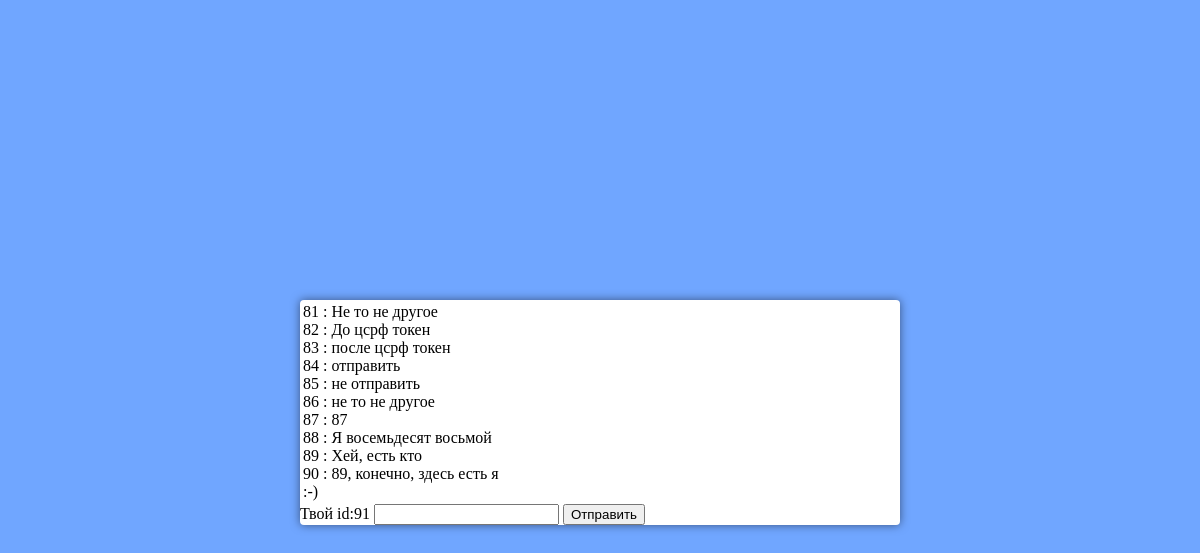
Before: / with the older database file.
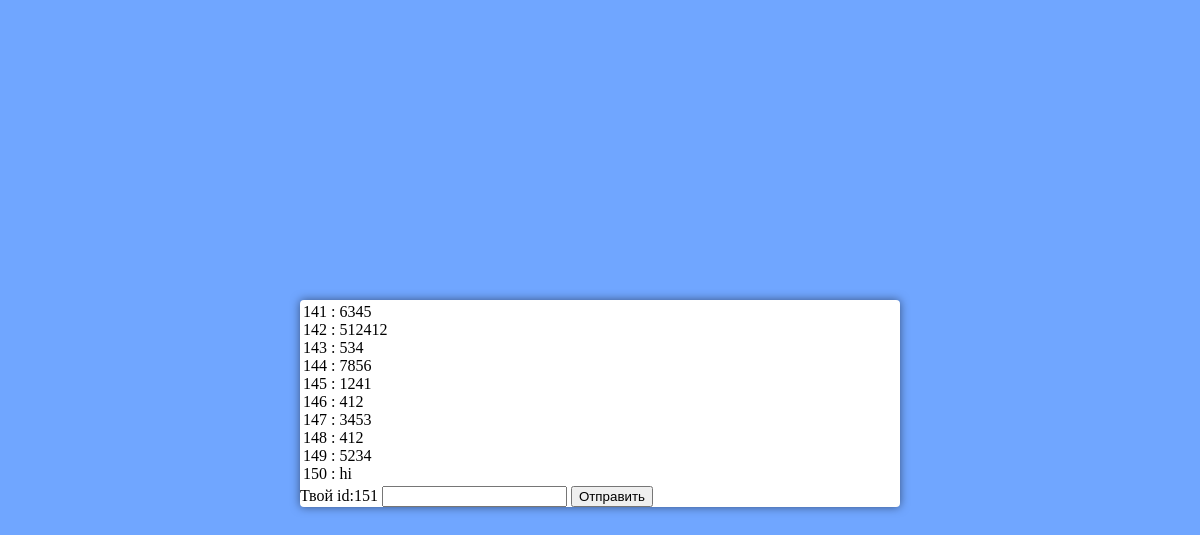
After: the same page with the newer database file.
### app/models.py (models this page shows, shortened)
class Message(models.Model):
	content = models.CharField(max_length = 250)

### app/views.py (the view)
# urls.py: path('',index , name='index_url')
def index(request):
	message = Message.objects.all()
	message_cal = Message.objects.all().order_by('-id')
	message_id = message_cal[0].id + 1
	if request.method == 'POST':
		create = send_message(request.POST)
		if create.is_valid():
			create.save()
			return redirect('index_url')
	else:
		create = send_message()
	context = {
		'message':message,
		'create':create,
		'message_id':message_id,
	}
	return render(request, 'index.html', context)

### app/forms.py
class send_message(forms.ModelForm):
	class Meta:
		model = Message
		fields = ['content',]

### templates/index.html (shortened to what this page needs)
{% load staticfiles %}
<!DOCTYPE html>
<html lang="en">
<head>
	<link rel="stylesheet" href="{% static 'media.css' %}">
</head>
<body>
	<div class="content">
		<div class="chat">
			{% for message in message %}
				{{message.id}} : {{message.content}}
				<br>
			{% endfor %}
		</div>
		<div class="input">
			<form method="post" id="form">
				Твой id:{{message_id}}
				{{create.content}}
				<button type="submit">Отправить</button>
			</form>
		</div>
	</div>
</body>
</html>

### static/media.css (style rules this page uses)
body { background-color: #70a6ff; }
.content { margin: 0 auto; background-color: white; width: 600px; overflow-x:hidden; margin-top: 300px; border-radius: 4px; box-shadow: 0 0 10px rgba(0,0,0,0.5); }
.chat { max-width: 200px; margin: 3px; }

Changed rows visible on the page:
removed Message: id "81", content "Не то не другое"
removed Message: id "82", content "До цсрф токен"
removed Message: id "83", content "после цсрф токен"
removed Message: id "84", content "отправить"
removed Message: id "85", content "не отправить"
removed Message: id "86", content "не то не другое"
removed Message: id "87", content "87"
removed Message: id "88", content "Я восемьдесят восьмой"
removed Message: id "89", content "Хей, есть кто"
removed Message: id "90", content "89, конечно, здесь есть я :-)"
added Message: id "141", content "6345"
added Message: id "142", content "512412"
added Message: id "143", content "534"
added Message: id "144", content "7856"
added Message: id "145", content "1241"
added Message: id "146", content "412"
added Message: id "147", content "3453"
added Message: id "148", content "412"
added Message: id "149", content "5234"
added Message: id "150", content "hi"
Other visible differences:
{{ message_id }}: "91" → "151"
